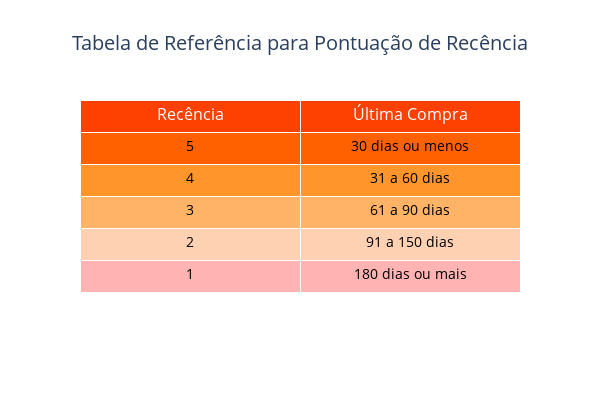
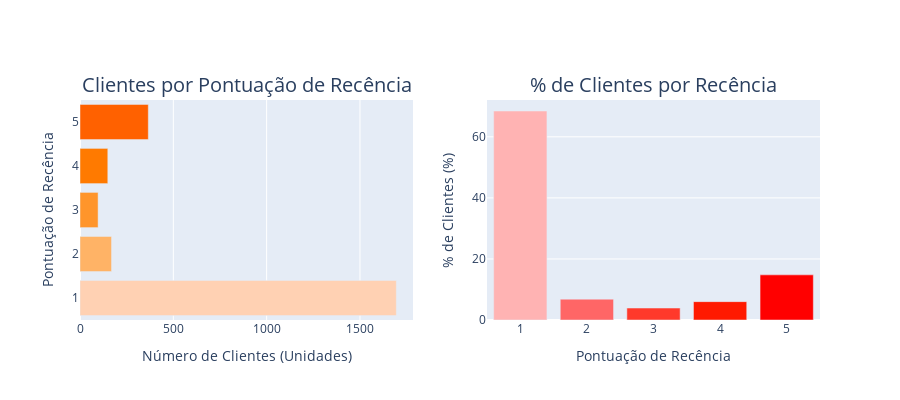
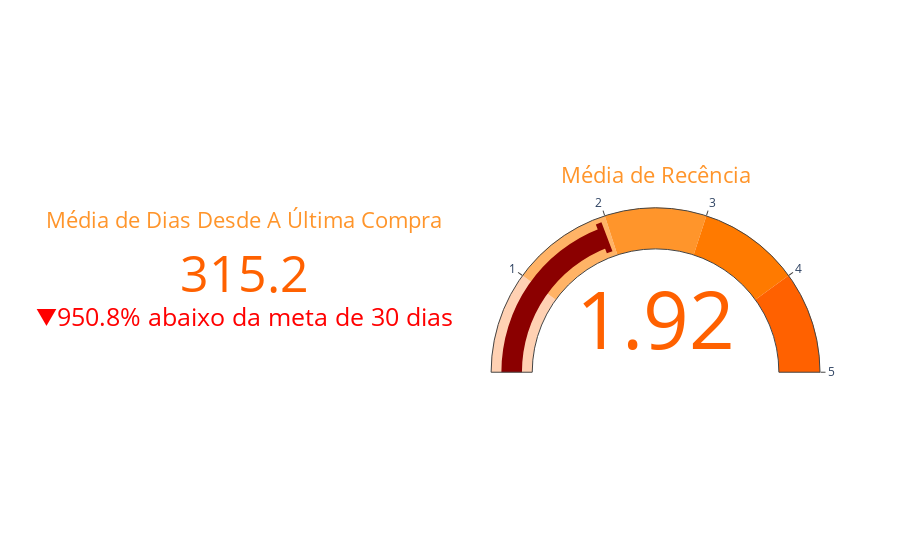

Notebook cell for these charts, in order:
### Markdown cell above
#### **Recência: Primeira Dimensão Central da RFV**

A **Recência** mede o tempo desde a última transação de um cliente. É um indicador crucial: quanto mais recente a compra, maior a probabilidade de o cliente retornar. A fórmula para calcular a recência é:
$$
\text{Recência} = \text{Data Atual} - \text{Data da Última Compra}
$$
Por exemplo, se um cliente comprou um produto da **KAMI CO** no dia 10 de janeiro e hoje é dia 20, sua recência é de 10 dias.
Adotamos uma pontuação R, variando de 1 a 5, para classificar a recência. A pontuação se baseia na seguinte divisão:

| Pontuação R | Última Compra  |
|-------------|----------------|
| **5**       | Até 30 dias    |
| **4**       | 31 a 75 dias   |
| **3**       | 76 a 120 dias  |
| **2**       | 121 a 165 dias |
| **1**       | 166 a 180 dias |

Esta pontuação nos permite segmentar nossos clientes de acordo com sua recente interação com a **KAMI CO**, otimizando nossas estratégias de marketing.

### Code cell
# Análise de Recência
import plotly.graph_objects as go
import plotly.subplots as sp

def show_recency_legend():
  table_headers = ["Recência", "Última Compra"]
  table_values = [
    ["5", "4", "3", "2", "1"],
    ["30 dias ou menos", "31 a 60 dias", "61 a 90 dias", "91 a 150 dias", "180 dias ou mais"]
  ]
  rows_colors = ["#FF6100", "#FF952B", "#FFB366", "#FFD1B3", "#FFB3B3"]
  header_colors = ["#FF4100", "#FF4100"]
  tabl_fig = go.Figure(go.Table(
      header=dict(values=table_headers, 
                  fill_color=header_colors,
                  font=dict(color="white", size=16),
                  height=32),
      cells=dict(values=table_values, 
                 fill_color=[rows_colors, rows_colors],
                 font=dict(color="black", size=14),
                 height=32)))
  tabl_fig.update_layout(
     title="Tabela de Referência para Pontuação de Recência",
     title_x=0.5, title_font_size=20,
     showlegend=False, width=600, height=400
  )
  tabl_fig.show()

  # Recency Graphs
def show_recency_graphs():  
  abs_counts = rfv_class_df['recencia'].value_counts().sort_index()
  perc_counts = (rfv_class_df['recencia'].value_counts(normalize=True) * 100).sort_index()
  orange_colors = ["#FFD1B3", "#FFB366", "#FF952B", "#FF7A00", "#FF6100"]
  red_colors = ["#FFB3B3", "#FF6666", "#FF392B", "#FF1A00", "#FF0000"]
  fig = sp.make_subplots(rows=1, cols=2,
                         subplot_titles=("Clientes por Pontuação de Recência",
                                         "% de Clientes por Recência"))
  
  fig.add_trace(go.Bar(x=abs_counts, 
                       y=abs_counts.index.astype(str), 
                       orientation='h',
                       marker=dict(color=orange_colors)), 
                row=1, col=1)
  fig.update_xaxes(title_text="Número de Clientes (Unidades)", row=1, col=1)
  fig.update_yaxes(title_text="Pontuação de Recência", row=1, col=1)

  fig.add_trace(go.Bar(x=perc_counts.index.astype(str), 
                       y=perc_counts, 
                       marker=dict(color=red_colors)), 
                row=1, col=2)
  fig.update_xaxes(title_text="Pontuação de Recência", row=1, col=2)
  fig.update_yaxes(title_text="% de Clientes (%)", row=1, col=2)
  
  # Adjust title font size and layout
  for i in fig['layout']['annotations']:
      i['font']['size'] = 20
  
  fig.update_layout(showlegend=False, height=400)
  fig.show()
def show_recency_indicators():  
  orange_colors = ["#FFD1B3", "#FFB366", "#FF952B", "#FF7A00", "#FF6100"]  
  avg_days_last_purchase = rfv_class_df['dias_ultima_compra'].mean()
  avg_recency = rfv_class_df['recencia'].mean()
  target_days = 30  
  
  avg_last_purchase_fig = go.Figure(go.Indicator(
    mode='number+delta',
    title={
      'text': f"Média de Dias Desde A Última Compra",
      'font': {'size': 22, 'color':orange_colors[2]}
    },
    value = avg_days_last_purchase,
    number = {'font': {'size': 50, 'color':orange_colors[4]}},
    delta={
      'relative': True,
      'valueformat': '.1%',
      'reference': target_days,
      'increasing': {'color': "red", 'symbol': "▼"},
      'decreasing': {'color': "green", 'symbol': "▲"},
      'position': "bottom",      
      'suffix': f" abaixo da meta" if avg_days_last_purchase > target_days else ' acima da meta'
    },    
    domain = {'row': 0, 'column': 0}
  ))
  avg_recency_fig = go.Figure(go.Indicator(
        mode='gauge+number',
        value=avg_recency,
        gauge={
            'axis': {'range': [None, 5], 'tickvals': [1,2,3,4,5], 'ticktext': ["1", "2", "3", "4", "5"]},
            'bar': {'color': orange_colors[2]},
            'steps': [
                {'range': [0, 1], 'color': orange_colors[0]},
                {'range': [1, 2], 'color': orange_colors[1]},
                {'range': [2, 3], 'color': orange_colors[2]},
                {'range': [3, 4], 'color': orange_colors[3]},
                {'range': [4, 5], 'color': orange_colors[4]},
            ],
        },
        title={
            'text': "Média de Recência",
            'font': {'size': 16, 'color': orange_colors[2]}
        },
        number={'font': {'size': 50, 'color': orange_colors[4]}}
    )) 
  fig = go.Figure()
  fig.add_trace(avg_last_purchase_fig.data[0])
  fig.add_trace(avg_recency_fig.data[0])
  fig.update_layout(grid = {'rows': 1, 'columns': 2, 'pattern': "independent"})
  fig.show()
def show_recency_indicators():
    orange_colors = ["#FFD1B3", "#FFB366", "#FF952B", "#FF7A00", "#FF6100"]
    avg_days_last_purchase = rfv_class_df['dias_ultima_compra'].mean()
    avg_recency = rfv_class_df['recencia'].mean()
    target_days = 30
   
    avg_last_purchase_trace = go.Indicator(
        mode='number+delta',
        title={
            'text': f"Média de Dias Desde A Última Compra",
            'font': {'size': 22, 'color':orange_colors[2]}
        },
        value=avg_days_last_purchase,
        number={'font': {'size': 50, 'color':orange_colors[4]}},
        delta={
            'relative': True,
            'valueformat': '.1%',
            'reference': target_days,
            'increasing': {'color': "red", 'symbol': "▼"},
            'decreasing': {'color': "green", 'symbol': "▲"},
            'position': "bottom",
            'suffix': f" abaixo da meta de 30 dias" if avg_days_last_purchase > target_days else ' acima da meta de 30 dias'
        },
        domain={'row': 0, 'column': 0}
    )

    avg_recency_trace = go.Indicator(
        mode='gauge+number',
        value=avg_recency,
        gauge={
            'shape': "angular",
            'bar': {'color': "darkred"},
            'axis': {'range': [None, 5], 'tickvals': [1,2,3,4,5], 'ticktext': ["1", "2", "3", "4", "5"]},
            'steps': [
                {'range': [0, 1], 'color': orange_colors[0]},
                {'range': [1, 2], 'color': orange_colors[1]},
                {'range': [2, 3], 'color': orange_colors[2]},
                {'range': [3, 4], 'color': orange_colors[3]},
                {'range': [4, 5], 'color': orange_colors[4]},
            ],
            'threshold': {
                'line': {'color': "darkred", 'width': 6},
                'thickness': 0.75,
                'value': avg_recency
            }
        },
        title={
            'text': "Média de Recência",
            'font': {'size': 22, 'color': orange_colors[2]}
        },
        number={'font': {'size': 80, 'color': orange_colors[4]}},
        domain={'row': 0, 'column': 1}
    )

    fig = go.Figure()

    fig.add_trace(avg_last_purchase_trace)
    fig.add_trace(avg_recency_trace)
    fig.update_layout(grid={'rows': 1, 'columns': 2, 'pattern': "independent"})

    fig.show()
show_recency_legend()
show_recency_graphs()
show_recency_indicators()

### Figure 1 — Plotly figure (JSON) as saved in the notebook; plotly's stock layout.template omitted (floating-point values rounded to 4 significant figures)
{"data": [{"cells": {"fill": {"color": [["#FF6100", "#FF952B", "#FFB366", "#FFD1B3", "#FFB3B3"], ["#FF6100", "#FF952B", "#FFB366", "#FFD1B3", "#FFB3B3"]]}, "font": {"color": "black", "size": 14}, "height": 32, "values": [["5", "4", "3", "2", "1"], ["30 dias ou menos", "31 a 60 dias", "61 a 90 dias", "91 a 150 dias", "180 dias ou mais"]]}, "header": {"fill": {"color": ["#FF4100", "#FF4100"]}, "font": {"color": "white", "size": 16}, "height": 32, "values": ["Recência", "Última Compra"]}, "type": "table"}], "layout": {"height": 400, "showlegend": false, "title": {"font": {"size": 20}, "text": "Tabela de Referência para Pontuação de Recência", "x": 0.5}, "width": 600}}

### Figure 2 — Plotly figure (JSON) as saved in the notebook; plotly's stock layout.template omitted (floating-point values rounded to 4 significant figures)
{"data": [{"marker": {"color": ["#FFD1B3", "#FFB366", "#FF952B", "#FF7A00", "#FF6100"]}, "orientation": "h", "type": "bar", "x": [1695, 169, 97, 149, 366], "xaxis": "x", "y": ["1", "2", "3", "4", "5"], "yaxis": "y"}, {"marker": {"color": ["#FFB3B3", "#FF6666", "#FF392B", "#FF1A00", "#FF0000"]}, "type": "bar", "x": ["1", "2", "3", "4", "5"], "xaxis": "x2", "y": [68.46, 6.826, 3.918, 6.018, 14.78], "yaxis": "y2"}], "layout": {"annotations": [{"font": {"size": 20}, "showarrow": false, "text": "Clientes por Pontuação de Recência", "x": 0.225, "xanchor": "center", "xref": "paper", "y": 1, "yanchor": "bottom", "yref": "paper"}, {"font": {"size": 20}, "showarrow": false, "text": "% de Clientes por Recência", "x": 0.775, "xanchor": "center", "xref": "paper", "y": 1, "yanchor": "bottom", "yref": "paper"}], "height": 400, "showlegend": false, "xaxis": {"anchor": "y", "domain": [0, 0.45], "title": {"text": "Número de Clientes (Unidades)"}}, "xaxis2": {"anchor": "y2", "domain": [0.55, 1], "title": {"text": "Pontuação de Recência"}}, "yaxis": {"anchor": "x", "domain": [0, 1], "title": {"text": "Pontuação de Recência"}}, "yaxis2": {"anchor": "x2", "domain": [0, 1], "title": {"text": "% de Clientes (%)"}}}}

### Figure 3 — Plotly figure (JSON) as saved in the notebook; plotly's stock layout.template omitted (floating-point values rounded to 4 significant figures)
{"data": [{"delta": {"decreasing": {"color": "green", "symbol": "▲"}, "increasing": {"color": "red", "symbol": "▼"}, "position": "bottom", "reference": 30, "relative": true, "suffix": " abaixo da meta de 30 dias", "valueformat": ".1%"}, "domain": {"column": 0, "row": 0}, "mode": "number+delta", "number": {"font": {"color": "#FF6100", "size": 50}}, "title": {"font": {"color": "#FF952B", "size": 22}, "text": "Média de Dias Desde A Última Compra"}, "type": "indicator", "value": 315.2}, {"domain": {"column": 1, "row": 0}, "gauge": {"axis": {"range": [null, 5], "ticktext": ["1", "2", "3", "4", "5"], "tickvals": [1, 2, 3, 4, 5]}, "bar": {"color": "darkred"}, "shape": "angular", "steps": [{"color": "#FFD1B3", "range": [0, 1]}, {"color": "#FFB366", "range": [1, 2]}, {"color": "#FF952B", "range": [2, 3]}, {"color": "#FF7A00", "range": [3, 4]}, {"color": "#FF6100", "range": [4, 5]}], "threshold": {"line": {"color": "darkred", "width": 6}, "thickness": 0.75, "value": 1.918}}, "mode": "gauge+number", "number": {"font": {"color": "#FF6100", "size": 80}}, "title": {"font": {"color": "#FF952B", "size": 22}, "text": "Média de Recência"}, "type": "indicator", "value": 1.918}], "layout": {"grid": {"columns": 2, "pattern": "independent", "rows": 1}}}
